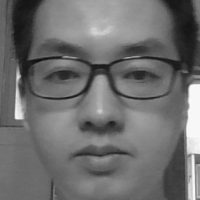
#> input picture 计算机视觉/Opencv教程/人脸检测与识别/data/linchuhai_0.pgm, 200 x 200 px, given in place of the camera
$ python '均值漂移.py'
#> lines starting #> are read from the running program, lines starting #| are printed output that depends on the picture
import numpy as np
import cv2

cap = cv2.VideoCapture(0)
# capture the first frame
ret,frame = cap.read()
#> frame is the input picture: shape (200, 200, 3); min 15, max 249, mean 109.8
# mark the ROI
r,h,c,w = 10, 200, 10, 200
# wrap in a tuple
track_window = (c,r,w,h)

# extract the ROI for tracking
roi = frame[r:r+h, c:c+w]
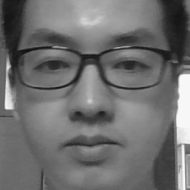
#> roi: shape (190, 190, 3); min 15, max 249, mean 110.4
# switch to HSV
hsv_roi =  cv2.cvtColor(frame, cv2.COLOR_BGR2HSV)
#> hsv_roi: shape (200, 200, 3); mean H, S, V 0, 0, 109.8
# create a mask with upper and lower boundaries of colors you want to track
mask = cv2.inRange(hsv_roi, np.array((100., 30.,32.)), np.array((180.,120.,255.)))
#> mask: shape (200, 200); every value is 0
# calculate histograms of roi
roi_hist = cv2.calcHist([hsv_roi],[0],mask,[180],[0,180])
#> roi_hist = 180 values from 0 to 0
cv2.normalize(roi_hist,roi_hist,0,255,cv2.NORM_MINMAX)

# Setup the termination criteria, either 10 iteration or move by atleast 1 pt
term_crit = ( cv2.TERM_CRITERIA_EPS | cv2.TERM_CRITERIA_COUNT, 10, 1 )

while(1):
    ret ,frame = cap.read()

    if ret == True:
        hsv = cv2.cvtColor(frame, cv2.COLOR_BGR2HSV)
        dst = cv2.calcBackProject([hsv],[0],roi_hist,[0,180],1)
        # apply meanshift to get the new location
        ret, track_window = cv2.meanShift(dst, track_window, term_crit)
#> ret = 0; track_window = (10, 10, 190, 190)

        # Draw it on image
        x,y,w,h = track_window
#> x = 10; y = 10; w = 190; h = 190
        img2 = cv2.rectangle(frame, (x,y), (x+w,y+h), 255,2)
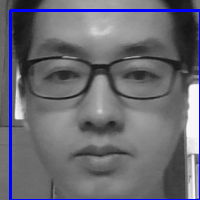
#> img2: shape (200, 200, 3); mean B, G, R 115.2, 105.6, 105.6
        cv2.imshow('img2',img2)

        k = cv2.waitKey(60) & 0xff
#> (key Esc is pressed here)
        if k == 27:
            break

    else:
        break

cv2.destroyAllWindows()
cap.release()

$ run again, on 计算机视觉/Opencv教程/人脸检测与识别/data/linchuhai_1.pgm
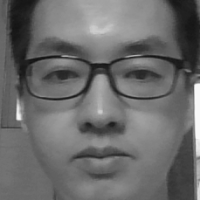
#> input picture 计算机视觉/Opencv教程/人脸检测与识别/data/linchuhai_1.pgm, 200 x 200 px, given in place of the camera
#> frame is the input picture: shape (200, 200, 3); min 18, max 249, mean 106.7
#> `roi = frame[r:r+h, c:c+w]`:
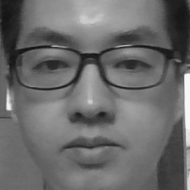
#> roi: shape (190, 190, 3); min 18, max 249, mean 106.8
#> hsv_roi: shape (200, 200, 3); mean H, S, V 0, 0, 106.7
#> mask: shape (200, 200); every value is 0
#> roi_hist = 180 values from 0 to 0
#> ret = 0; track_window = (10, 10, 190, 190)
#> x = 10; w = 190
#> `img2 = cv2.rectangle(frame, (x,y), (x+w,y+h), 255,2)`:
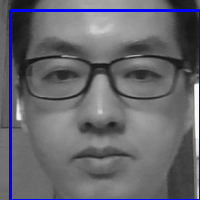
#> img2: shape (200, 200, 3); mean B, G, R 112.1, 102.5, 102.5

$ run again, on 计算机视觉/Opencv教程/人脸检测与识别/data/linchuhai_2.pgm
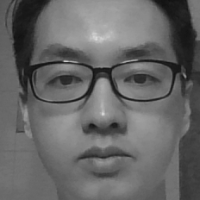
#> input picture 计算机视觉/Opencv教程/人脸检测与识别/data/linchuhai_2.pgm, 200 x 200 px, given in place of the camera
#> frame is the input picture: shape (200, 200, 3); min 17, max 217, mean 102.4
#> `roi = frame[r:r+h, c:c+w]`:
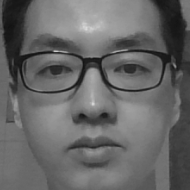
#> roi: shape (190, 190, 3); min 17, max 217, mean 102.5
#> hsv_roi: shape (200, 200, 3); mean H, S, V 0, 0, 102.4
#> mask: shape (200, 200); every value is 0
#> roi_hist = 180 values from 0 to 0
#> ret = 0; track_window = (10, 10, 190, 190)
#> x = 10; w = 190
#> `img2 = cv2.rectangle(frame, (x,y), (x+w,y+h), 255,2)`:
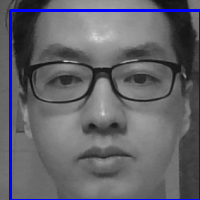
#> img2: shape (200, 200, 3); mean B, G, R 108.2, 98.6, 98.6
